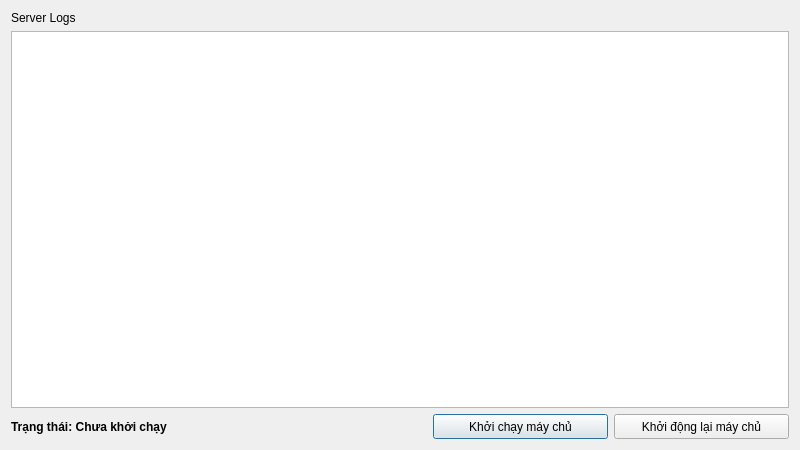
<?xml version="1.0" encoding="UTF-8"?>
<ui version="4.0">
 <class>GoldPriceServer</class>
 <widget class="QDialog" name="GoldPriceServer">
  <property name="geometry">
   <rect>
    <x>0</x>
    <y>0</y>
    <width>800</width>
    <height>450</height>
   </rect>
  </property>
  <property name="minimumSize">
   <size>
    <width>800</width>
    <height>450</height>
   </size>
  </property>
  <property name="windowTitle">
   <string>Tỷ giá Vàng Việt Nam [SERVER]</string>
  </property>
  <layout class="QGridLayout" name="gridLayout">
   <item row="0" column="1">
    <widget class="QLabel" name="serverLogsLabel">
     <property name="text">
      <string>Server Logs</string>
     </property>
    </widget>
   </item>
   <item row="8" column="1">
    <widget class="QLabel" name="statusLabel">
     <property name="minimumSize">
      <size>
       <width>400</width>
       <height>25</height>
      </size>
     </property>
     <property name="maximumSize">
      <size>
       <width>400</width>
       <height>25</height>
      </size>
     </property>
     <property name="font">
      <font>
       <weight>75</weight>
       <bold>true</bold>
      </font>
     </property>
     <property name="text">
      <string>Trạng thái: Chưa khởi chạy</string>
     </property>
    </widget>
   </item>
   <item row="4" column="1" colspan="5">
    <widget class="QTextEdit" name="serverLogsTable">
     <property name="minimumSize">
      <size>
       <width>0</width>
       <height>0</height>
      </size>
     </property>
     <property name="mouseTracking">
      <bool>false</bool>
     </property>
     <property name="focusPolicy">
      <enum>Qt::NoFocus</enum>
     </property>
     <property name="acceptDrops">
      <bool>false</bool>
     </property>
     <property name="readOnly">
      <bool>true</bool>
     </property>
    </widget>
   </item>
   <item row="8" column="5">
    <widget class="QPushButton" name="restartButton">
     <property name="minimumSize">
      <size>
       <width>175</width>
       <height>25</height>
      </size>
     </property>
     <property name="maximumSize">
      <size>
       <width>175</width>
       <height>25</height>
      </size>
     </property>
     <property name="text">
      <string>Khởi động lại máy chủ</string>
     </property>
     <property name="autoDefault">
      <bool>false</bool>
     </property>
    </widget>
   </item>
   <item row="8" column="4">
    <widget class="QPushButton" name="startButton">
     <property name="minimumSize">
      <size>
       <width>175</width>
       <height>25</height>
      </size>
     </property>
     <property name="maximumSize">
      <size>
       <width>175</width>
       <height>25</height>
      </size>
     </property>
     <property name="text">
      <string>Khởi chạy máy chủ</string>
     </property>
    </widget>
   </item>
  </layout>
 </widget>
 <resources/>
 <connections/>
</ui>
